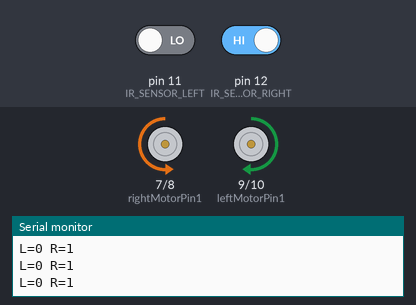
Bench run of a sketch on a simulated Arduino Uno, built with avr-gcc and run on an emulated ATmega328P. Shown: motor-driver pin pairs drawn as motors (green arrow = first pin HIGH = forward, orange = second pin HIGH = backward, longer = more drive, scaled by the enable pin), the last lines printed to the serial monitor. Inputs (shaded band) come from the test bench; at power-on: pin 11 (IR_SENSOR_LEFT) LOW, pin 12 (IR_SENSOR_RIGHT) HIGH.

Above: at 1.2 s.
1.3 s: pin 11 (IR_SENSOR_LEFT) driven HIGH
At 1.8 s:
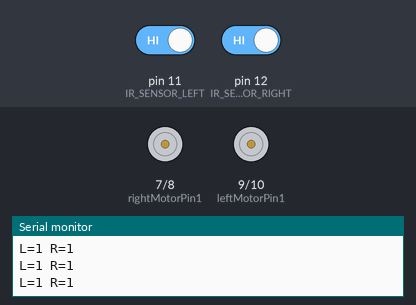
2.8 s: pin 12 (IR_SENSOR_RIGHT) driven LOW
At 4.0 s:
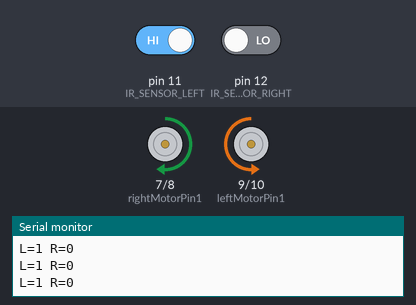
4.3 s: pin 11 (IR_SENSOR_LEFT) driven LOW
At 5.1 s:
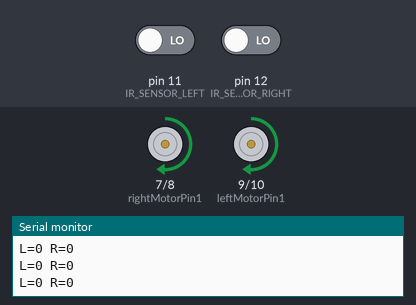
5.8 s: pin 12 (IR_SENSOR_RIGHT) driven HIGH
At 6.2 s:
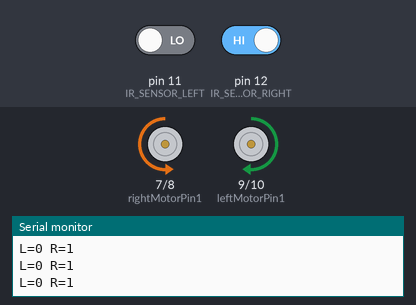
Timing chart, 0 to 8.8 s (numbered marks = the images above; inputs shaded):
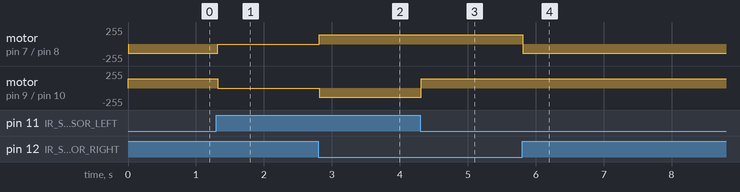

Measured:
- after the input at 1.3 s, motor on pin 7 (rightMotorPin1) / pin 8 (rightMotorPin2): backward 140/255 → stopped at once; motor on pin 9 (leftMotorPin1) / pin 10 (leftMotorPin2): forward 140/255 → stopped at once
- after the input at 2.8 s, motor on pin 7 (rightMotorPin1) / pin 8 (rightMotorPin2): stopped → forward 140/255 at once; motor on pin 9 (leftMotorPin1) / pin 10 (leftMotorPin2): stopped → backward 140/255 at once
- after the input at 4.3 s, motor on pin 9 (leftMotorPin1) / pin 10 (leftMotorPin2): backward 140/255 → forward 140/255 at once
- after the input at 5.8 s, motor on pin 7 (rightMotorPin1) / pin 8 (rightMotorPin2): forward 140/255 → backward 140/255 at once

The sketch:

line_follower.ino
```cpp
#define IR_SENSOR_RIGHT 12
#define IR_SENSOR_LEFT 11
#define MOTOR_SPEED 140

// Right motor
int enableRightMotor = 6;
int rightMotorPin1 = 7;
int rightMotorPin2 = 8;

// Left motor
int enableLeftMotor = 5;
int leftMotorPin1 = 9;
int leftMotorPin2 = 10;

void setup()
{
  Serial.begin(9600);

  TCCR0B = TCCR0B & B11111000 | B00000010;

  pinMode(enableRightMotor, OUTPUT);
  pinMode(rightMotorPin1, OUTPUT);
  pinMode(rightMotorPin2, OUTPUT);

  pinMode(enableLeftMotor, OUTPUT);
  pinMode(leftMotorPin1, OUTPUT);
  pinMode(leftMotorPin2, OUTPUT);

  pinMode(IR_SENSOR_RIGHT, INPUT);
  pinMode(IR_SENSOR_LEFT, INPUT);

  rotateMotor(0, 0);
}

void loop()
{
  int rightIRSensorValue = digitalRead(IR_SENSOR_RIGHT);
  int leftIRSensorValue = digitalRead(IR_SENSOR_LEFT);

  Serial.print("L=");
  Serial.print(leftIRSensorValue);
  Serial.print(" R=");
  Serial.println(rightIRSensorValue);

  // White surface
  if (rightIRSensorValue == LOW && leftIRSensorValue == LOW)
  {
    rotateMotor(MOTOR_SPEED, MOTOR_SPEED);
  }
  // Right sensor on line
  else if (rightIRSensorValue == HIGH && leftIRSensorValue == LOW)
  {
    rotateMotor(-MOTOR_SPEED, MOTOR_SPEED);
  }
  // Left sensor on line
  else if (rightIRSensorValue == LOW && leftIRSensorValue == HIGH)
  {
    rotateMotor(MOTOR_SPEED, -MOTOR_SPEED);
  }
  // Both sensors on line
  else
  {
    rotateMotor(0, 0);
  }
}

void rotateMotor(int rightMotorSpeed, int leftMotorSpeed)
{
  if (rightMotorSpeed < 0)
  {
    digitalWrite(rightMotorPin1, LOW);
    digitalWrite(rightMotorPin2, HIGH);
  }
  else if (rightMotorSpeed > 0)
  {
    digitalWrite(rightMotorPin1, HIGH);
    digitalWrite(rightMotorPin2, LOW);
  }
  else
  {
    digitalWrite(rightMotorPin1, LOW);
    digitalWrite(rightMotorPin2, LOW);
  }

  if (leftMotorSpeed < 0)
  {
    digitalWrite(leftMotorPin1, LOW);
    digitalWrite(leftMotorPin2, HIGH);
  }
  else if (leftMotorSpeed > 0)
  {
    digitalWrite(leftMotorPin1, HIGH);
    digitalWrite(leftMotorPin2, LOW);
  }
  else
  {
    digitalWrite(leftMotorPin1, LOW);
    digitalWrite(leftMotorPin2, LOW);
  }

  analogWrite(enableRightMotor, abs(rightMotorSpeed));
  analogWrite(enableLeftMotor, abs(leftMotorSpeed));
}
```
